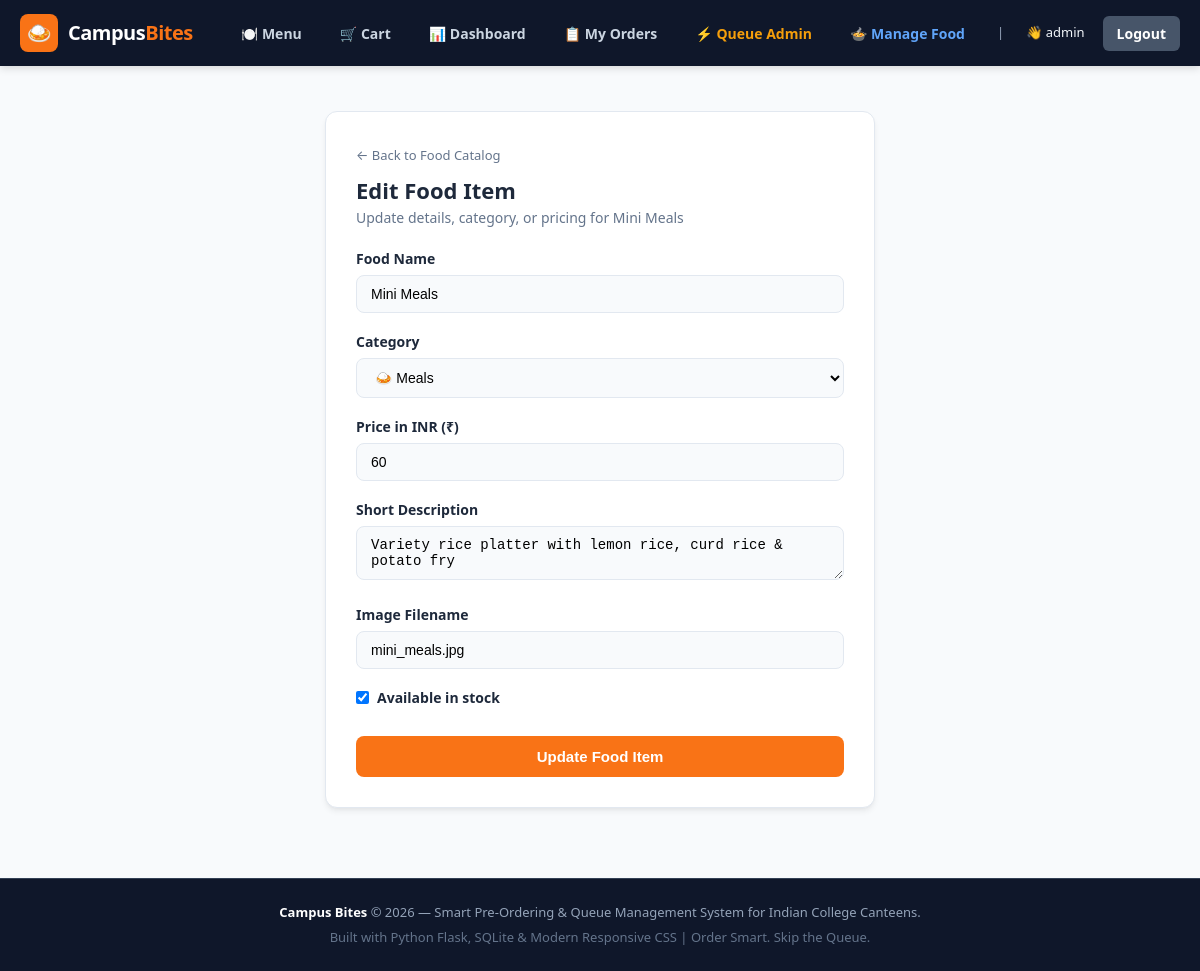
The app's page /admin/food/edit/2 (signed in) with its own data.
### app.py (models this page shows)
class User(UserMixin, db.Model):
    __tablename__ = 'user'
    id = db.Column(db.Integer, primary_key=True)
    username = db.Column(db.String(100), unique=True, nullable=False)
    password = db.Column(db.String(255), nullable=False)
    full_name = db.Column(db.String(100), default='')
    phone = db.Column(db.String(20), default='')
    is_admin = db.Column(db.Boolean, default=False)
    created_at = db.Column(db.DateTime, default=datetime.now)
    orders = db.relationship('Order', backref='student', lazy=True)

class FoodItem(db.Model):
    __tablename__ = 'food_item'
    id = db.Column(db.Integer, primary_key=True)
    name = db.Column(db.String(100), nullable=False)
    category = db.Column(db.String(50), nullable=False)  # Meals, Snacks, Fast Food, Desserts, Beverages
    description = db.Column(db.String(255), default='')
    price = db.Column(db.Float, nullable=False)  # Stored in INR (₹)
    image = db.Column(db.String(100), default='samosa.jpg')
    available = db.Column(db.Boolean, default=True)
    order_count = db.Column(db.Integer, default=0)

### app.py (the view, shortened to what this page needs)
@app.route('/admin/food/edit/<int:food_id>', methods=['GET', 'POST'])
@login_required
def edit_food(food_id):
    if not current_user.is_admin:
        flash('Access Denied.', 'danger')
        return redirect(url_for('menu'))
    item = db.get_or_404(FoodItem, food_id)
    return render_template('edit_food.html', item=item)

### app.py (called while the page is built)
@login_manager.user_loader
def load_user(user_id):
    try:
        return db.session.get(User, int(user_id))
    except (ValueError, TypeError):
        return None

### templates/edit_food.html (shortened to what this page needs)
{% extends "base.html" %}
{% block content %}
<div class="form-card" style="max-width: 550px;">
    <div style="margin-bottom: 20px;">
        <a href="{{ url_for('manage_food') }}" style="color: var(--text-muted); text-decoration: none; font-size: 13px;">← Back to Food Catalog</a>
        <h2 style="font-size: 22px; font-weight: 800; margin-top: 8px;">Edit Food Item</h2>
        <p style="color: var(--text-muted); font-size: 14px;">Update details, category, or pricing for {{ item.name }}</p>
    </div>
    <form method="POST" action="{{ url_for('edit_food', food_id=item.id) }}">
        <div class="form-group">
            <label for="name">Food Name</label>
            <input type="text" id="name" name="name" class="form-control" value="{{ item.name }}" required>
        </div>
        <div class="form-group">
            <label for="category">Category</label>
            <select id="category" name="category" class="form-control" required>
                <option value="Meals" {% if item.category == 'Meals' %}selected{% endif %}>🍛 Meals</option>
            </select>
        </div>
        <div class="form-group">
            <label for="price">Price in INR (₹)</label>
            <input type="number" step="1" min="1" id="price" name="price" class="form-control" value="{{ "%.0f"|format(item.price) }}" required>
        </div>
        <div class="form-group">
            <label for="description">Short Description</label>
            <textarea id="description" name="description" class="form-control" rows="2">{{ item.description }}</textarea>
        </div>
        <div class="form-group">
            <label for="image">Image Filename</label>
            <input type="text" id="image" name="image" class="form-control" value="{{ item.image }}" required>
        </div>
        <div class="form-group">
            <label style="display: flex; align-items: center; gap: 8px; cursor: pointer;">
                <input type="checkbox" name="available" {% if item.available %}checked{% endif %}>
                <span>Available in stock</span>
            </label>
        </div>
        <button type="submit" class="btn" style="width: 100%; padding: 12px; font-size: 15px; margin-top: 10px;">Update Food Item</button>
    </form>
</div>
{% endblock %}

### templates/base.html (shortened to what this page needs)
<!DOCTYPE html>
<html lang="en">
<head>
    <link rel="stylesheet" href="{{ url_for('static', filename='css/style.css') }}">
</head>
<body>
    <nav class="navbar">
        <div class="container">
            <a href="{{ url_for('menu') }}" class="brand">
                <div class="logo-icon">🍛</div>
                <div>Campus<span>Bites</span></div>
            </a>
            <div class="nav-links">
                <a href="{{ url_for('menu') }}">🍽️ Menu</a>
                <a href="{{ url_for('cart') }}">
                    🛒 Cart
                </a>
                {% if current_user.is_authenticated %}
                    <a href="{{ url_for('dashboard') }}">📊 Dashboard</a>
                    <a href="{{ url_for('order_history') }}">📋 My Orders</a>
                    {% if current_user.is_admin %}
                        <a href="{{ url_for('admin_dashboard') }}" style="color: #f59e0b;">⚡ Queue Admin</a>
                        <a href="{{ url_for('manage_food') }}" style="color: #60a5fa;">🍲 Manage Food</a>
                    {% endif %}
                    <span style="color: #94a3b8; font-size: 13px; margin: 0 4px;">|</span>
                    <span style="color: #f1f5f9; font-size: 13px;">👋 {{ current_user.username }}</span>
                    <a href="{{ url_for('logout') }}" class="btn-nav" style="background:#475569;">Logout</a>
                {% else %}
                    <a href="{{ url_for('login') }}">Login</a>
                    <a href="{{ url_for('register') }}" class="btn-nav">Register</a>
                {% endif %}
            </div>
        </div>
    </nav>
    <main class="container" style="flex: 1; padding-bottom: 40px;">
        {% block content %}{% endblock %}
    </main>
    <footer>
        <div class="container">
            <p><strong>Campus Bites</strong> &copy; 2026 — Smart Pre-Ordering & Queue Management System for Indian College Canteens.</p>
            <p style="margin-top: 5px; color: #64748b;">Built with Python Flask, SQLite & Modern Responsive CSS | Order Smart. Skip the Queue.</p>
        </div>
    </footer>
</body>
</html>

### static/css/style.css (style rules this page uses)
:root { --primary: #f97316; --primary-hover: #ea580c; --primary-light: #ffedd5; --secondary: #0f172a; --bg: #f8fafc; --surface: #ffffff; --border: #e2e8f0; --text-main: #1e293b; --text-muted: #64748b; --success: #10b981; --warning: #f59e0b; --info: #3b82f6; --danger: #ef4444; --radius: 12px; --shadow: 0 4px 6px -1px rgba(0, 0, 0, 0.07), 0 2px 4px -2px rgba(0, 0, 0, 0.05); --shadow-lg: 0 10px 15px -3px rgba(0, 0, 0, 0.1), 0 4px 6px -4px rgba(0, 0, 0, 0.05); }
* { box-sizing: border-box; margin: 0; padding: 0; }
body { font-family: 'Segoe UI', system-ui, -apple-system, BlinkMacSystemFont, Roboto, sans-serif; background-color: var(--bg); color: var(--text-main); line-height: 1.5; min-height: 100vh; display: flex; flex-direction: column; }
.container { width: 100%; max-width: 1200px; margin: 0 auto; padding: 0 20px; }
.navbar { background: var(--secondary); color: white; padding: 14px 0; position: sticky; top: 0; z-index: 100; box-shadow: 0 2px 8px rgba(0,0,0,0.15); }
.navbar .container { display: flex; justify-content: space-between; align-items: center; flex-wrap: wrap; gap: 15px; }
.brand { display: flex; align-items: center; gap: 10px; text-decoration: none; color: white; font-size: 20px; font-weight: 800; letter-spacing: -0.5px; }
.brand .logo-icon { background: var(--primary); width: 38px; height: 38px; border-radius: 8px; display: flex; align-items: center; justify-content: center; font-size: 20px; }
.brand span { color: var(--primary); }
.nav-links { display: flex; align-items: center; gap: 18px; list-style: none; flex-wrap: wrap; }
.nav-links a { color: #cbd5e1; text-decoration: none; font-size: 14px; font-weight: 600; transition: all 0.2s ease; display: flex; align-items: center; gap: 6px; padding: 6px 10px; border-radius: 6px; }
.nav-links a.btn-nav { background: var(--primary); color: white; padding: 7px 14px; border-radius: 6px; }
.btn { display: inline-flex; align-items: center; justify-content: center; gap: 6px; background: var(--primary); color: white; padding: 9px 18px; border-radius: 8px; font-size: 14px; font-weight: 600; border: none; cursor: pointer; text-decoration: none; transition: background 0.2s ease, transform 0.1s ease; }
.form-card { background: var(--surface); border-radius: var(--radius); border: 1px solid var(--border); box-shadow: var(--shadow); padding: 30px; max-width: 480px; margin: 30px auto; }
.form-group { margin-bottom: 18px; }
.form-group label { display: block; font-size: 14px; font-weight: 600; margin-bottom: 6px; color: var(--text-main); }
.form-control { width: 100%; padding: 10px 14px; border: 1px solid var(--border); border-radius: 8px; font-size: 14px; background: #f8fafc; outline: none; }
footer { margin-top: auto; background: var(--secondary); color: #94a3b8; padding: 24px 0; font-size: 13px; text-align: center; border-top: 1px solid #334155; }
footer strong { color: white; }

### records on screen
User: username "admin"
FoodItem: name "Mini Meals", category "🍛 Meals", price "60", description "Variety rice platter with lemon rice, curd rice & potato fry", image "mini_meals.jpg", available "☑"
